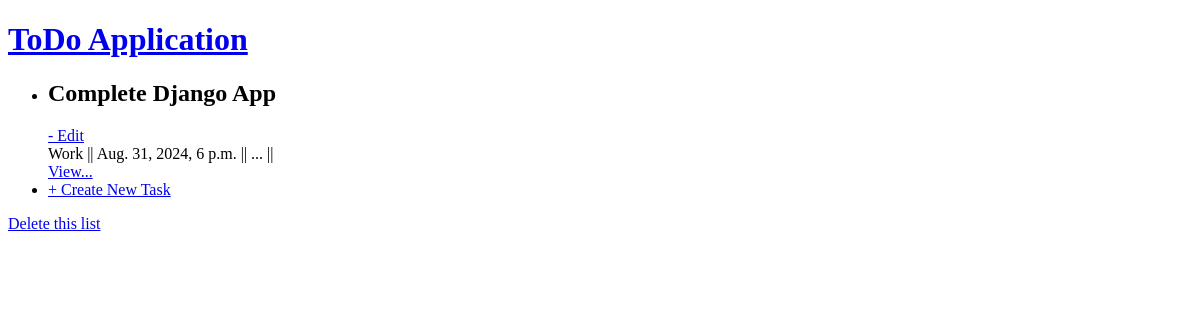
Page /todo-list/2/ on the earlier database version.
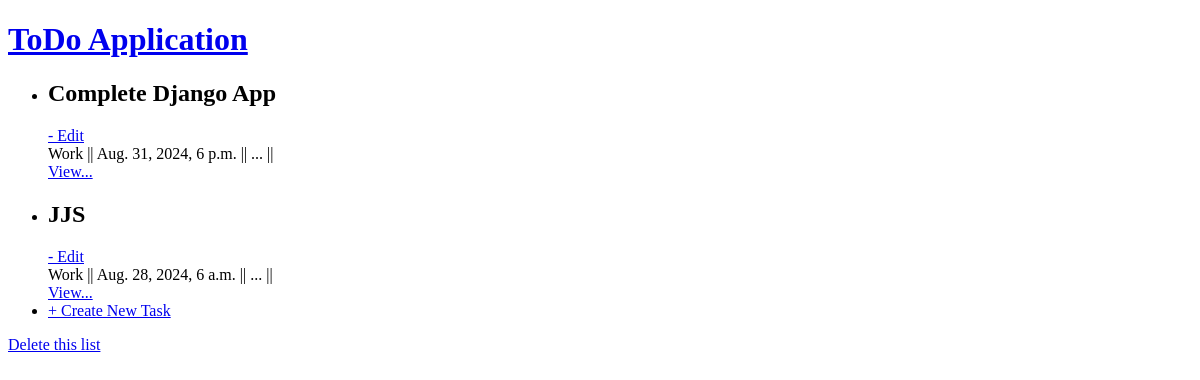
Same page on the later database version.
### todo/models.py (models this page shows, shortened)
class Task(models.Model):
    title = models.CharField(max_length=255, unique=True)
    list = models.ForeignKey(List, on_delete=models.CASCADE)
    description = models.TextField(null=False, blank=False)
    deadline = models.DateTimeField(null=False, blank=False)
    order = models.IntegerField(null=False, blank=False)
    is_starred = models.BooleanField(default=False)
    is_completed = models.BooleanField(default=False)
    class Meta:
        constraints = [
            models.UniqueConstraint(fields=['list', 'order'], name='unique_task_order_within_list')
        ]

class List(models.Model):
    title = models.CharField(max_length=255, unique=True)
    def __str__(self):
        return self.title

### todo/views.py (the view)
# urls.py: path('todo-list/<int:list_id>/', TodoListView.as_view(), name='todolist'),
class TodoListView(ListView):
    model = Task
    template_name = 'todo_list.html'
    context_object_name = 'task_list'
    def get_queryset(self):
        self.list_obj = List.objects.get(id=self.kwargs['list_id'])
        return Task.objects.filter(list=self.list_obj).order_by('order')
    def get_context_data(self, **kwargs):
        context = super().get_context_data(**kwargs)
        context['list_obj'] = self.list_obj
        return context

### templates/todo_list.html
{% extends 'base.html' %}
{% block content %}
<ul>
    {% for task in task_list %}
        <li>
            <div>
                <div><h2>{{task.title}}</h2><a href="{% url 'task_edit' task.list.id task.id%}">- Edit</a></div>
                <div>
                    {{task.list}} || {{task.deadline}} || {% if task.is_starred %} ⭐ || {% endif %} {% if task.is_completed %} ✅ {%else%} ... {% endif %} ||
                </div>
                <div>
                    <a href="{% url 'task_detail' task.list.id task.id %}">View...</a>
                </div>
            </div>
        </li>
    {% endfor %}
    <li>
        <a href="{% url 'task_create' list_obj.pk %}"> + Create New Task</a>
    </li>
</ul>
{% if task_list %}
    <p><a href="{% url 'list_delete' list_obj.pk %}">Delete this list</a></p>
{% else %}
    <p>This list is empty and cannot be deleted.</p>
{% endif %}
{% endblock content %}

Differences in the rows shown:
added Task: title "JJS", list "Work", deadline "Aug. 28, 2024, 6 a.m."
